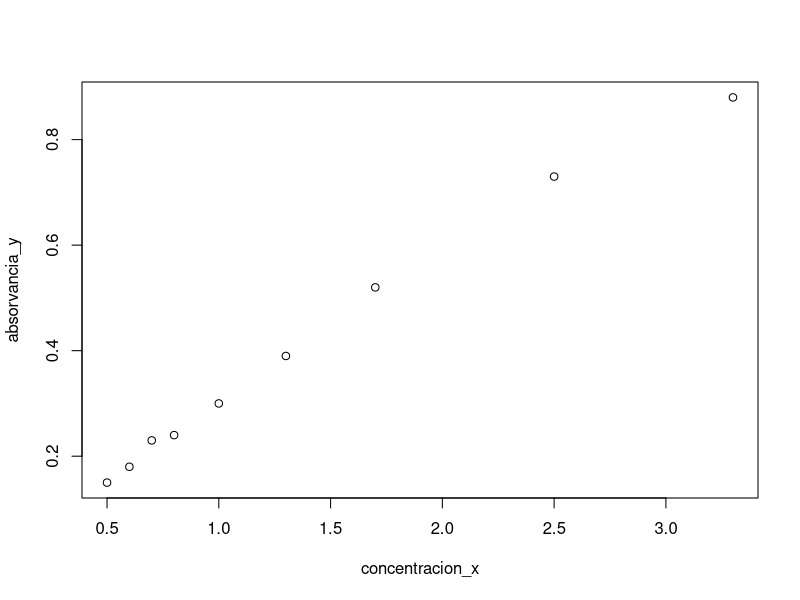
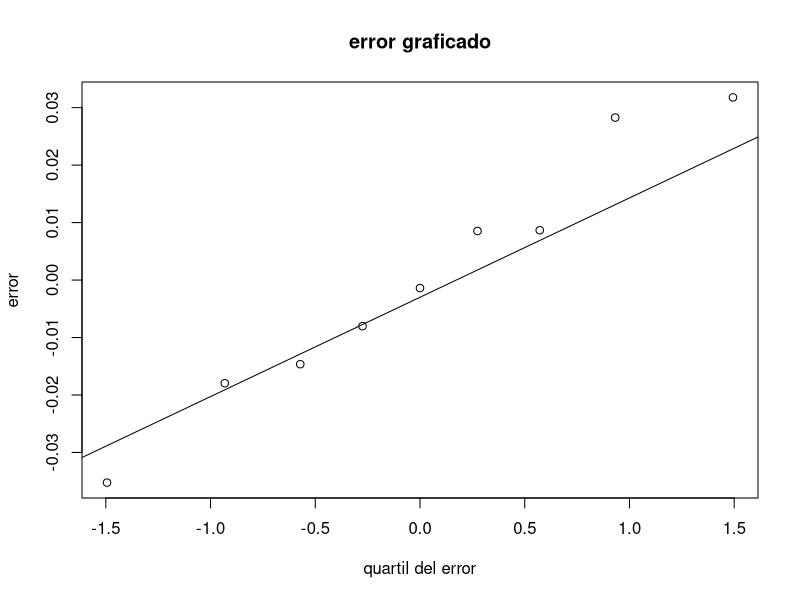
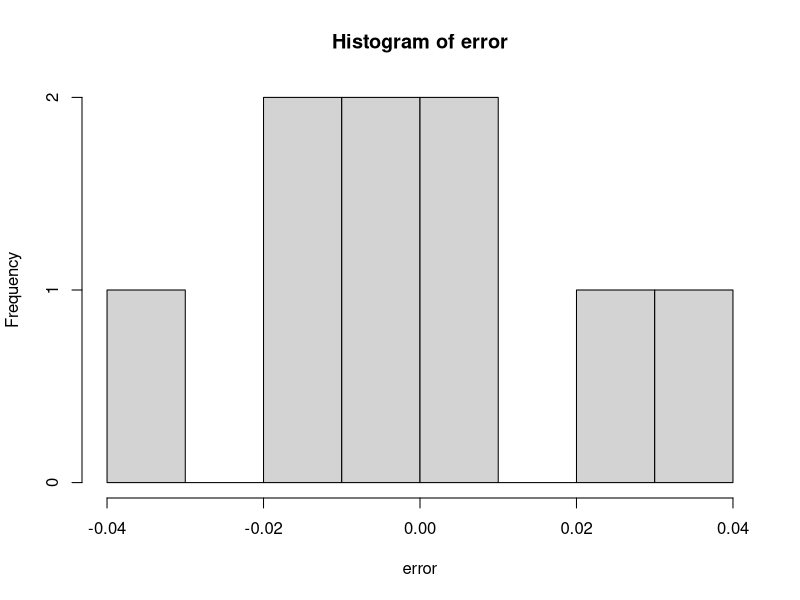
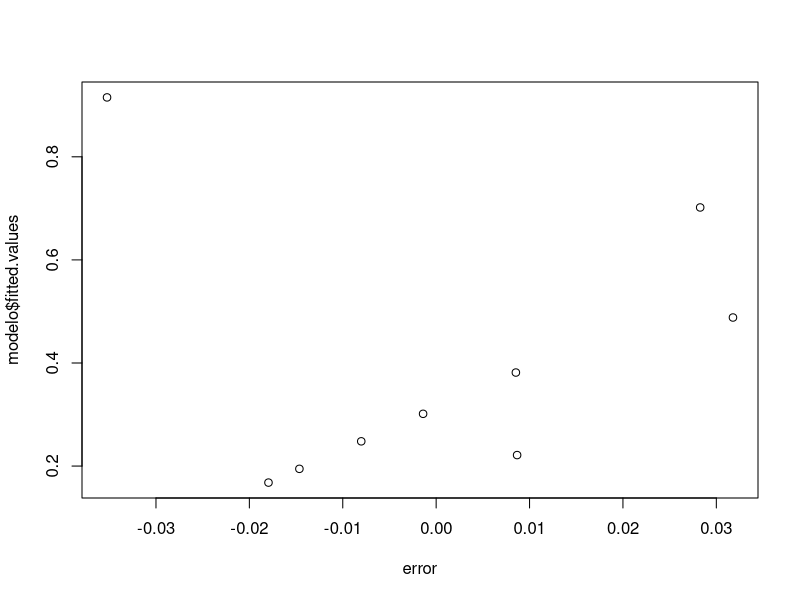
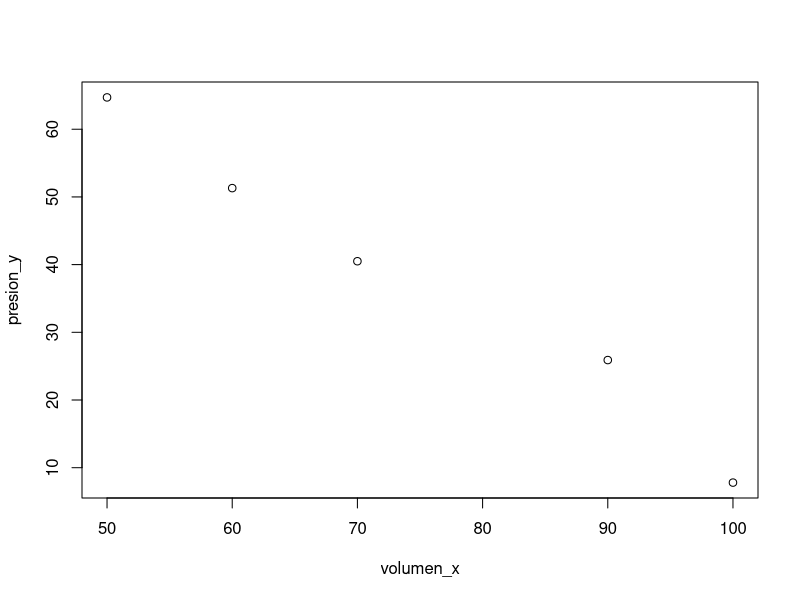
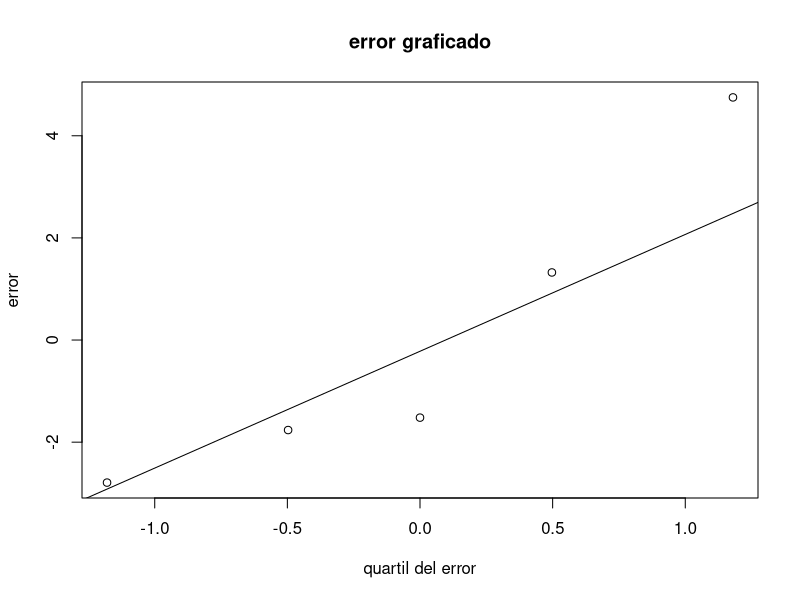
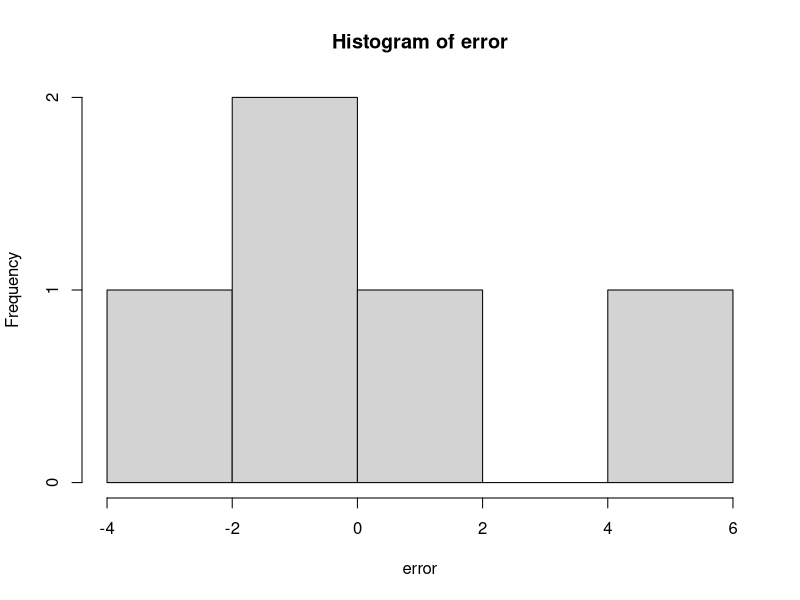
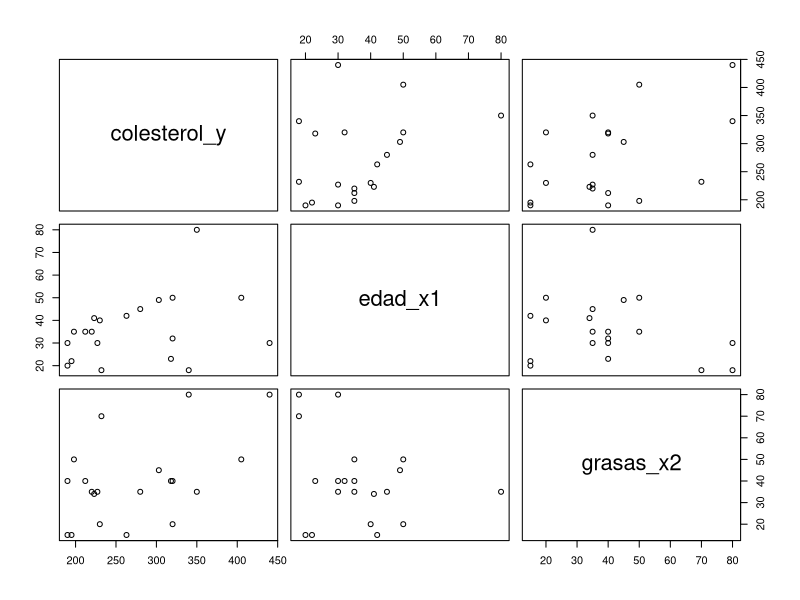

Recreate these plots in R, in order.
#regresion lineal
concentracion_x = c(.5,.6,.7,.8,1,1.3,1.7,2.5,3.3)
absorvancia_y= c(.15,.18,.23,.24,.3,.39,.52,.73,.88)
datos = data.frame(concentracion_x,absorvancia_y)
#obtener el modelo de minimos cuadrados 
#1- graficar los datos
plot(datos)

#2- calular el  modelo
modelo = lm(datos$absorvancia_y~datos$concentracion_x)
summary(modelo)

#3 ver el Pr sea diferente de cero de tabla anova
#da que es diferente de cero Pr = 9.18*10^-9

#4 ajuste del modelo
r = cor(datos$concentracion_x,datos$absorvancia_y)
r
#r se acerca a 1 tiene una asociacion fuerte con 99%
#organizamos los datos en una tabla
datos_tabla = data.frame(datos$concentracion_x,datos$absorvancia_y,modelo$fitted.values,modelo$residuals)
datos_tabla

#5 validacion de los supuestos 

#5.1 analisis de residuales 
error = datos_tabla$modelo.residuals
qqnorm(error, main = 'error graficado', xlab = 'quartil del error',ylab = 'error')
qqline(error)
hist(error)

#5.2 pruebas de normalidad
shapiro.test(error)

#igualdad de varianza 
#bptest(model) falta implementar ver apuntes
library(lmtest)
bptest(modelo, studentize = FALSE)

#5.3 preuba durvin wantson
dwtest(modelo, alternative='two.sided')
##pvalor = 0.1825
#no rechazamos el modelo
#para graficar: y no puede dar tendencia. ^y-> blite_valius
plot(error, modelo$fitted.values) 

#concusion se acepta el modelo


# ejercicio 2-> presion de un gas con ecuacion pv^y = c
volumen_x = c(50,60,70,90,100)
presion_y = c(64.7,51.3,40.5,25.9,7.8)
datos = data.frame(volumen_x,presion_y)
#graficar datos
plot(datos)
#calcular modelo
modelo = lm(datos$presion_y~datos$volumen_x)
summary(modelo)
#ajuste del modelo
r = cor(datos$volumen_x,datos$presion_y)
r
#validacion de suspuestos
error = modelo$residuals
qqnorm(error, main = 'error graficado', xlab = 'quartil del error',ylab = 'error')
qqline(error)
hist(error)
shapiro.test(error)

#para ver si se puede modelar se hace un cambio de variable


#regresion multiple
colesterol_y = c(350,190,263,320,280,198,232,320,303,220,405,190,230,227,
               440,318,212,340,195,223)
edad_x1 = c(80,30,42,50,45,35,18,32,49,35,50,20,40,30,30,23,35,18,22,41)
grasas_x2 = c(35,40,15,20,35,50,70,40,45,35,50,15,20,35,80,40,40,80,15,34)
#1- graficar
datos = data.frame(colesterol_y,edad_x1, grasas_x2)
plot(datos)
#2- modelo
modelo3 = lm(colesterol_y~edad_x1+grasas_x2)
summary(modelo3)
#ajuste del modelo
r_edad = cor(edad_x1, colesterol_y)
r_edad
r_grasa = cor(grasas_x2, colesterol_y)
r_grasa
#
error = modelo3$residuals
qqnorm(error, main = 'error graficado', xlab = 'quartil del error',ylab = 'error')
qqline(error)
hist(error)
shapiro.test(error)
#puede hacer las pruebas faltantes


#ejer 3
#encontrar modelo que explique la resistencia a la tencion en funcion de la
#madera dura
concentracion <- c(1, 1.5, 2, 3, 4, 4.5, 5, 5.5, 6, 6.5, 7, 8, 9, 10, 11, 12, 13, 14, 15)
resistencia <- c(6.3, 11.1, 20, 24, 26.1, 30, 33.8, 34, 38.1, 39.9, 42, 46.1, 53.1, 
           52, 52.5, 48, 42.8, 27.8, 21.9)

library(ggplot2)
datos = data.frame(concentracion, resistencia)
datos 
#graficamos 
ggplot(datos, aes(x=concentracion, y=resistencia))+
geom_point()+theme_light()

# para hacer un modelo lineal
modelo_normal = lm(resistencia~concentracion, data=datos)
modelo_cuadratico = lm(resistencia~concentracion + I(concentracion^2), data=datos)

ggplot(datos, aes(x=concentracion, y=resistencia))+
  geom_point()+
  geom_smooth(method = 'lm', formula = y~x, se = FALSE, col= 'red' )+
  geom_smooth(method = 'lm', formula = y~x+I(x^2), se = FALSE, col= 'blue' )+
  theme_light()

#comparamos los dos modelos                                
anova(modelo_normal, modelo_cuadratico)

plot(modelo_cuadratico)

#evaluamos el modelo 
summary(modelo_normal)
summary(modelo_cuadratico)
